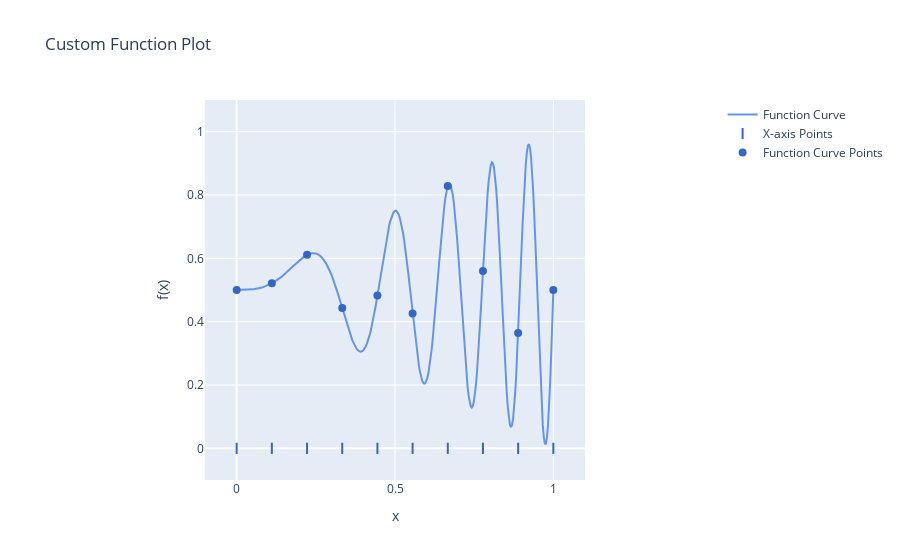

Here is the notebook cell this chart was saved with:
### Code cell
# Generate x values and y values for the function curve
x_values = np.linspace(0, 1, 300)
y_values = [custom_function(x) for x in x_values]

# Generate x points with a regular step
x_linear = np.linspace(0, 1, num_points)
y_linear = [custom_function(x) for x in x_linear]

# Create the plot
fig = go.Figure()

# Add the function curve
fig.add_trace(go.Scatter(x=x_values, y=y_values, mode='lines', name='Function Curve', line=dict(color='cornflowerblue')))

# Add points with an x-axis regular step
fig.add_trace(go.Scatter(x=x_linear, y=[0]*len(x_linear), mode='markers', name='X-axis Points', marker=dict(color=linear_color, size=8, symbol='line-ns-open', line_width=2)))
fig.add_trace(go.Scatter(x=x_linear, y=y_linear, mode='markers', name='Function Curve Points', marker=dict(color=linear_color, size=8)))

# Update layout
fig.update_layout(
    title="Custom Function Plot",
    **layout_dict
)

# Show the plot
fig.show()

### Figure 1 — Plotly figure (JSON) as saved in the notebook; plotly's stock layout.template omitted (floating-point values rounded to 4 significant figures; data arrays with more than 128 entries replaced by an {"elided": "..."} marker saying what was removed)
{"data": [{"line": {"color": "cornflowerblue"}, "mode": "lines", "name": "Function Curve", "type": "scatter", "x": {"elided": "300 float values"}, "y": {"elided": "300 float values"}}, {"marker": {"color": "#3366CC", "line": {"width": 2}, "size": 8, "symbol": "line-ns-open"}, "mode": "markers", "name": "X-axis Points", "type": "scatter", "x": [0, 0.1111, 0.2222, 0.3333, 0.4444, 0.5556, 0.6667, 0.7778, 0.8889, 1], "y": [0, 0, 0, 0, 0, 0, 0, 0, 0, 0]}, {"marker": {"color": "#3366CC", "size": 8}, "mode": "markers", "name": "Function Curve Points", "type": "scatter", "x": [0, 0.1111, 0.2222, 0.3333, 0.4444, 0.5556, 0.6667, 0.7778, 0.8889, 1], "y": [0.5, 0.521, 0.6111, 0.443, 0.4828, 0.4255, 0.8283, 0.5601, 0.3643, 0.5]}], "layout": {"showlegend": true, "title": {"text": "Custom Function Plot"}, "xaxis": {"constrain": "domain", "range": [-0.1, 1.1], "scaleanchor": "y", "scaleratio": 1, "title": {"text": "x"}}, "yaxis": {"constrain": "domain", "range": [-0.1, 1.1], "scaleanchor": "x", "scaleratio": 1, "title": {"text": "f(x)"}}}}
